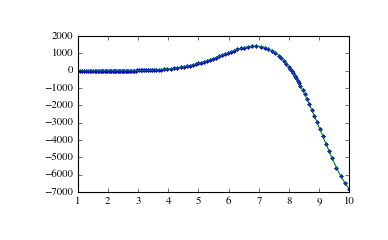

Recreate this plot in Python.
# Let's use colnew to solve a multi-point boundary value problem for the
# Bessel differential equation and another coupled differential
# equation::

# u''(x) = -u'(x) / x + (nu**2/x**2 - 1) * u(x)        for 1 <= x <= 10
# u(1)  = J_{nu}(1)
# u(10) = J_{nu}(10)

# v'(x) = x**(nu+1) * u(x)                             for 1 <= x <= 10
# v(5)  = 5**(nu+1) * J_{nu+1}(5)

# First import numpy and bvp

import numpy as np
import scipy.special as special

import scikits.bvp1lg.colnew as colnew

# Then specify the equation system

nu = 3.4123

degrees = [2, 1]
def fsub(x, z):
    u, du, v = z     # it's neat to name the variables
    return np.array([-du/x + (nu**2/x**2 - 1)*u, x**(nu+1) * u])

# Here, ``fsub`` is vectorized over ``x``: ``x`` has shape (nx,) and
# ``z`` shape ``(mstar, nx)``, where ``mstar = 3`` is the number of free
# variables: ``u``, ``du`` and ``v``. ``fsub`` should return a vector of
# shape ``(ncomp, nx)`` where ``ncomp`` is the number of equations.

# The partial derivatives wrt. variables can be provided, to gain speed

def dfsub(x, z):
    u, du, v = z
    zero = np.zeros(x.shape)
    return np.array([[(nu**2/x**2 - 1), -1/x, zero],
                    [       x**(nu+1), zero, zero]])

# ``zero`` is needed due to vectorizing.

# The boundary points must be sorted:

boundary_points = [1, 5, 10]

# and the boundary conditions given in form

def gsub(z):
    u, du, v = z
    return np.array([u[0] - special.jv(nu,   1),
                    v[1] - 5**(nu+1) * special.jv(nu+1, 5),
                    u[2] - special.jv(nu,   10)])

# Here, ``z[i,j]`` is the value of variable ``i`` at boundary point
# ``j``.  Note that only separated boundary conditions are supported:
# condition at point ``j`` may only refer to ``z[:,j]``.

# Again, the partial derivatives can be provided

def dgsub(z):
    return np.array([[1, 0, 0],
                    [0, 0, 1],
                    [1, 0, 0]])

# ``dgsub(z)[i,:]`` contains the partial derivative of the boundary
# condition at boundary point ``i`` versus the three variables.

# Then solve the problem (it is linear)

tol = [1e-5, 0, 1e-5]
solution = colnew.solve(
    boundary_points, degrees, fsub, gsub,
    dfsub=dfsub, dgsub=dgsub,
    is_linear=True, tolerances=tol,
    vectorized=True, maximum_mesh_size=300)

# To satisfy the tolerances, we needed to increase the maximum mesh size
# from the default 100 to 300. The actual final mesh has 117 points:

solution.nmesh
# 117

# Finally, check that the ``u`` variable indeed is ``J_nu(x)``

x = np.linspace(1, 10, 101)
np.allclose(solution(x)[:,0], special.jv(nu, x),
           rtol=1e-4, atol=1e-8)
# True

# Due to a property of the Bessel functions, ``v(x) = x**(nu+1) J_{nu+1}(x)``

np.allclose(solution(x)[:,2], x**(nu+1)*special.jv(nu+1, x),
           rtol=1e-4, atol=1e-8)
# True

# Note that in this case the algorithm slightly underestimated the
# errors: the solutions do not satisfy the specified tolerance 1e-5,
# although they satisfy the tolerance 1e-4.

# Finally, we can plot the result:

import matplotlib.pyplot as plt
plt.plot(solution.mesh, solution(solution.mesh)[:,2], '.',
         x, x**(nu+1)*special.jv(nu+1, x), '-')
# [...]
plt.show()
